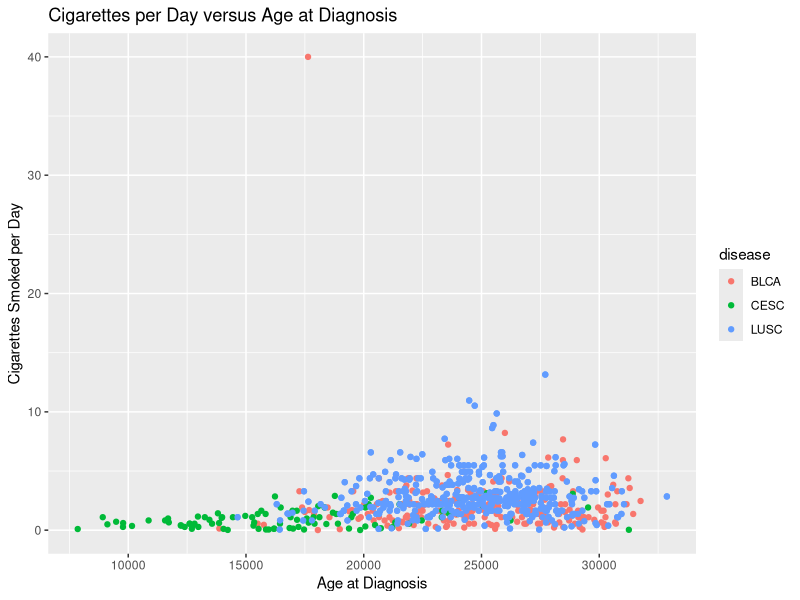
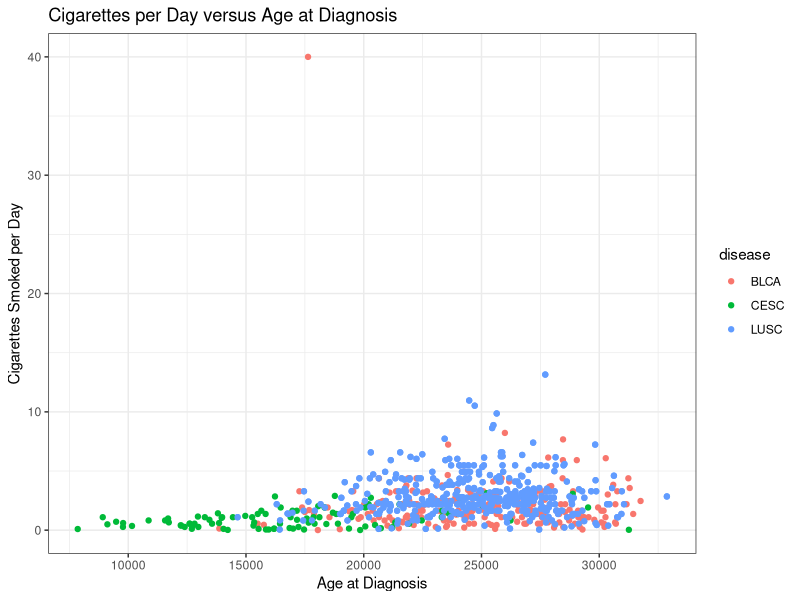
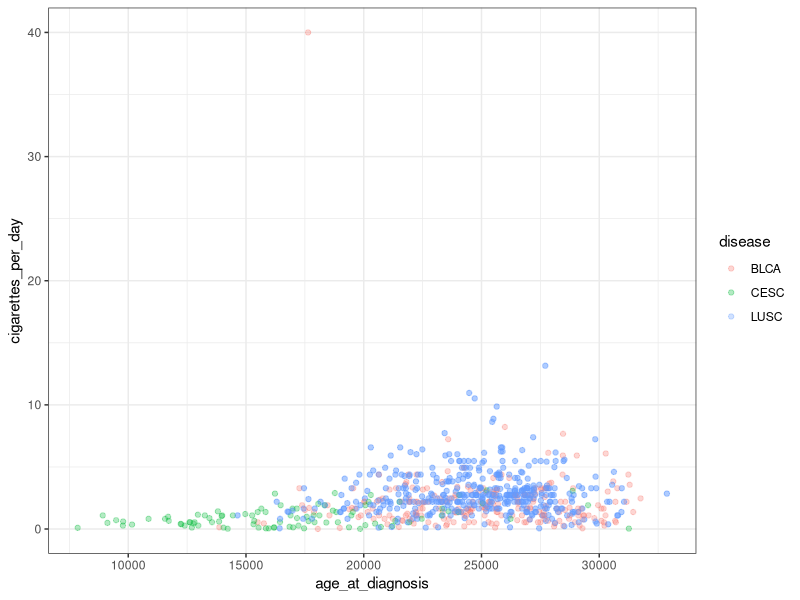
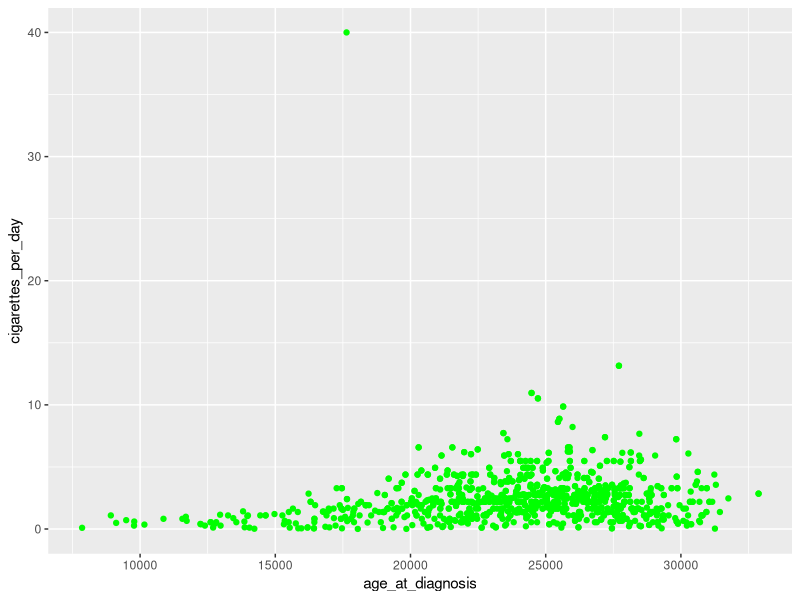
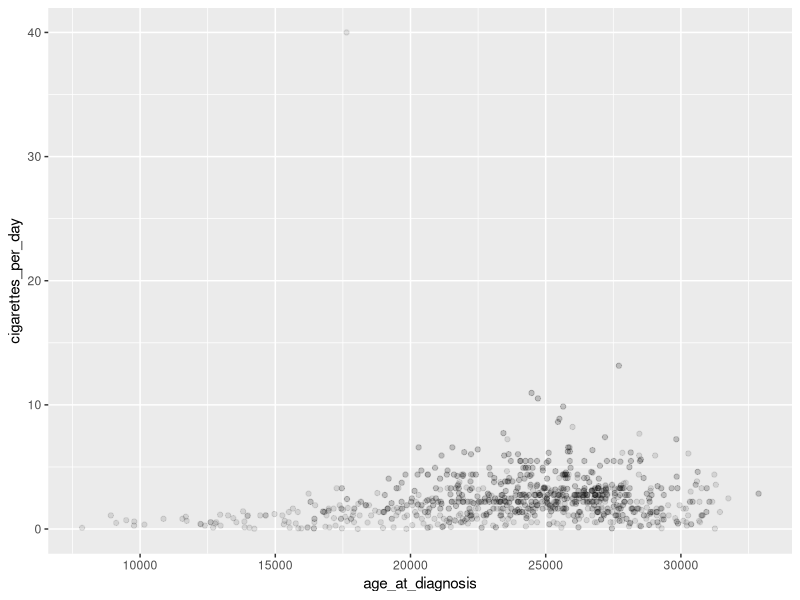
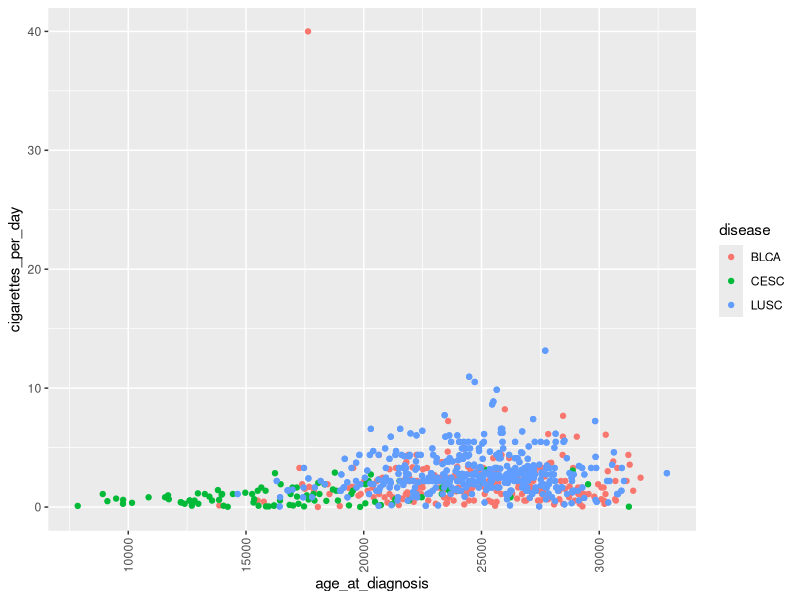
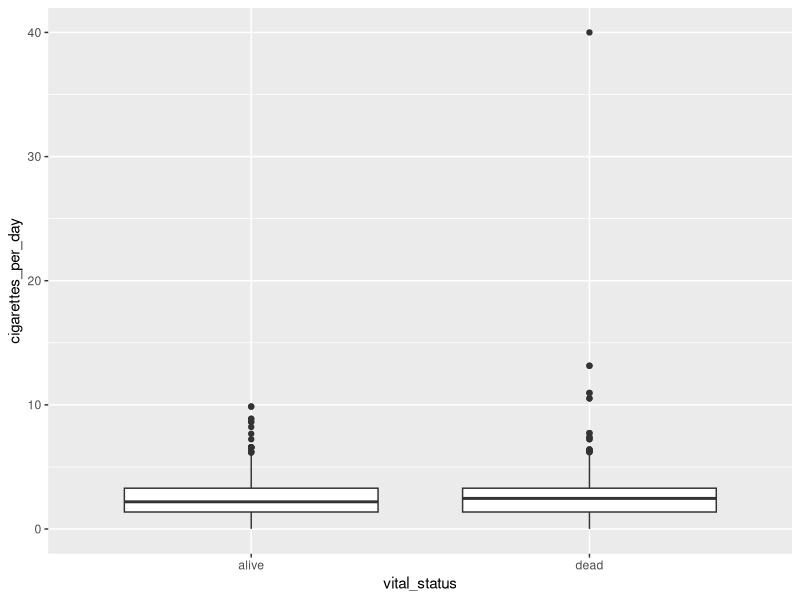
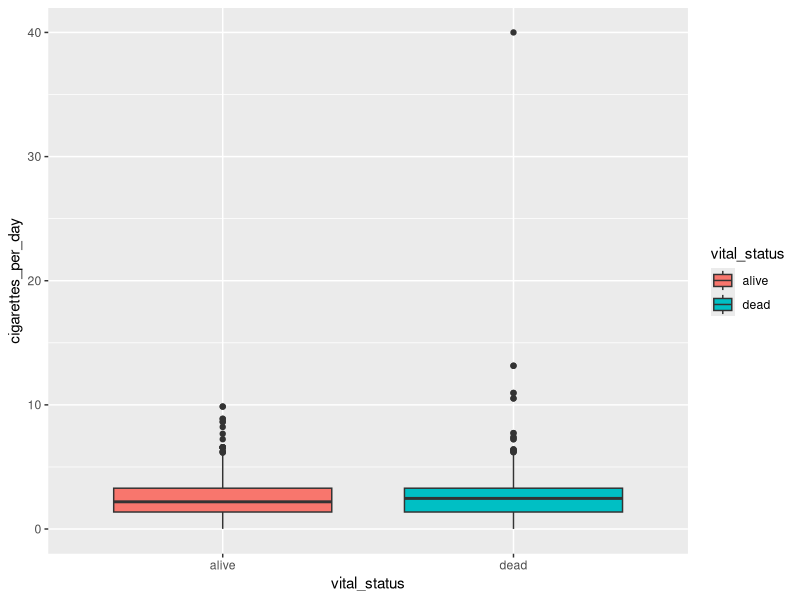

These charts were generated, in order, by the following R code: (Note: this script raises an error after producing the figures.)
## ---- chunk 1
knitr::opts_chunk$set(echo = TRUE)
## ---- chunk 2
# load library
library(tidyverse)
library(readxl)
library(here)
# read in second filtered data from last class
smoke_complete <- read_excel("data/smoke_complete.xlsx", sheet=1, na="NA")

smoke_complete <- smoke_complete %>% select(age_at_diagnosis, tumor_stage, cigarettes_per_day, gender, vital_status, disease)
## ---- chunk 3
our_plot <- 
  
  ggplot(smoke_complete) +

  aes(x = age_at_diagnosis, 
      y = cigarettes_per_day, 
      color = disease) +
  
  geom_point() +
  
  labs(title = "Cigarettes per Day versus Age at Diagnosis",
       x = "Age at Diagnosis",
       y = "Cigarettes Smoked per Day")
  
our_plot
## ---- chunk 4
our_plot +
  theme_bw()
## ---- chunk 5
ggplot(smoke_complete) +
  aes(x = age_at_diagnosis, 
      y = cigarettes_per_day, 
      color = disease) +

  geom_point(alpha=0.3) +
  
  theme_bw() # change background theme
## ---- chunk 6
# change color of points
ggplot(smoke_complete) +
  aes(x = age_at_diagnosis, 
      y = cigarettes_per_day) +
  geom_point(color = "green")
## ---- chunk 7
# add transparency with alpha argument
ggplot(smoke_complete) +
  aes(x = age_at_diagnosis, y = cigarettes_per_day) +
  geom_point(alpha = 0.1)
## ---- chunk 8
ggplot(smoke_complete) +
  geom_point(aes(x = age_at_diagnosis, y = cigarettes_per_day, color = disease)) +
  theme(axis.text.x = element_text(angle = 90, hjust = 0.5, vjust = 0.5)) # rotate and adjust x axis text
## ---- chunk 9
# save plot to file
ggsave("figures/awesomePlot.jpg", width = 10, height = 10, dpi = 300)
## ---- chunk 10
character_vector <- c("Dog", "Dog", "Cat", "Mouse")
table(character_vector)
## ---- chunk 11
factor_vector <- factor(character_vector, 
                        levels = c("Dog", "Cat", "Mouse"))

table(factor_vector)
## ---- chunk 12
# creating a boxplot

ggplot(smoke_complete) +
  
  aes(x = vital_status, y = cigarettes_per_day) +
  
  geom_boxplot()
## ---- chunk 13
# adding color
ggplot(smoke_complete) +
  
  aes(x = vital_status, 
      y = cigarettes_per_day, 
      fill = vital_status) +
  
  geom_boxplot()
## ---- chunk 14
# adding color
ggplot(smoke_complete) +
  
  aes(x = vital_status, 
      y = cigarettes_per_day, 
      fill = vital_status) +
  
  geom_boxplot() +
  
  ylim(c(0,20)) +
  
  facet_wrap(vars(disease))
## ---- chunk 15
my_plot <- ggplot(smoke_complete, aes(x = vital_status, y = cigarettes_per_day)) 
my_plot +
  geom_boxplot(outlier.shape = NA) +
  geom_jitter(alpha = 0.2, color = "purple")
## ---- chunk 16
# count number of observations for each disease by year of birth
yearly_counts <- birth_reduced %>%
  count(year_of_birth, disease) 
## ---- chunk 17
# plot all counts by year
ggplot(yearly_counts) +
  geom_line(aes(x = year_of_birth, y = n))
## ---- chunk 18
# plot one line per cancer type
ggplot(yearly_counts) +
  geom_line(aes(x = year_of_birth, y = n, 
                group = disease))
## ---- chunk 19
# color each line per cancer type
ggplot(yearly_counts) +
  geom_line(aes(x = year_of_birth, y = n, color = disease))
## ---- chunk 20
# use previous scatterplot, but separate panels by disease
ggplot(smoke_complete) +
  geom_point(aes(x = age_at_diagnosis, y = cigarettes_per_day, color = disease)) +
  facet_wrap(vars(disease)) # wraps panels to make a square/rectangular plot
## ---- chunk 21
# add a variable by leaving color but changing panels to other categorical data
ggplot(smoke_complete) +
  geom_point(aes(x = age_at_diagnosis, y = cigarettes_per_day, color = disease)) +
  facet_wrap(vars(tumor_stage))
## ---- chunk 22
# scatterplots with panels for vital status in one row
ggplot(smoke_complete) +
  geom_point(aes(x = age_at_diagnosis, y = cigarettes_per_day, color = disease)) +
  facet_grid(rows = vars(vital_status)) 
## ---- chunk 23
# add another variable using faceting
ggplot(smoke_complete) +
  geom_point(aes(x = age_at_diagnosis, y = cigarettes_per_day, color = disease)) +
  facet_grid(rows = vars(vital_status), cols = vars(disease)) # arrange plots via variables in rows, columns
## ---- chunk 24
smoke_complete %>%
  arrange(cigarettes_per_day) %>%
  filter(gender == "male")

## ---- chunk 25
smoke_complete %>%
  arrange(cigarettes_per_day)
## ---- chunk 26
arrange(smoke_complete, cigarettes_per_day)
## ---- chunk 27
smoke_complete %>% 
  arrange(cigarettes_per_day)
## ---- chunk 28
smoke_complete %>%
  arrange(desc(cigarettes_per_day))
## ---- chunk 29
smoke_complete %>%
  arrange(desc(cigarettes_per_day),
          tumor_stage)

## ---- chunk 30
smoke_complete %>%
  arrange(
    tumor_stage,
    desc(cigarettes_per_day)
          )
## ---- chunk 31
smoke_complete %>%
  filter(cigarettes_per_day < 20)

## ---- chunk 32
smoke_complete %>%
  filter(tumor_stage == "stage iv")
## ---- chunk 33
smoke_complete %>%
  filter(gender == "male" & 
           tumor_stage == "stage iv")

## ---- chunk 34
smoke_complete %>%
  filter(gender == "male" |
           tumor_stage == "stage iv")
